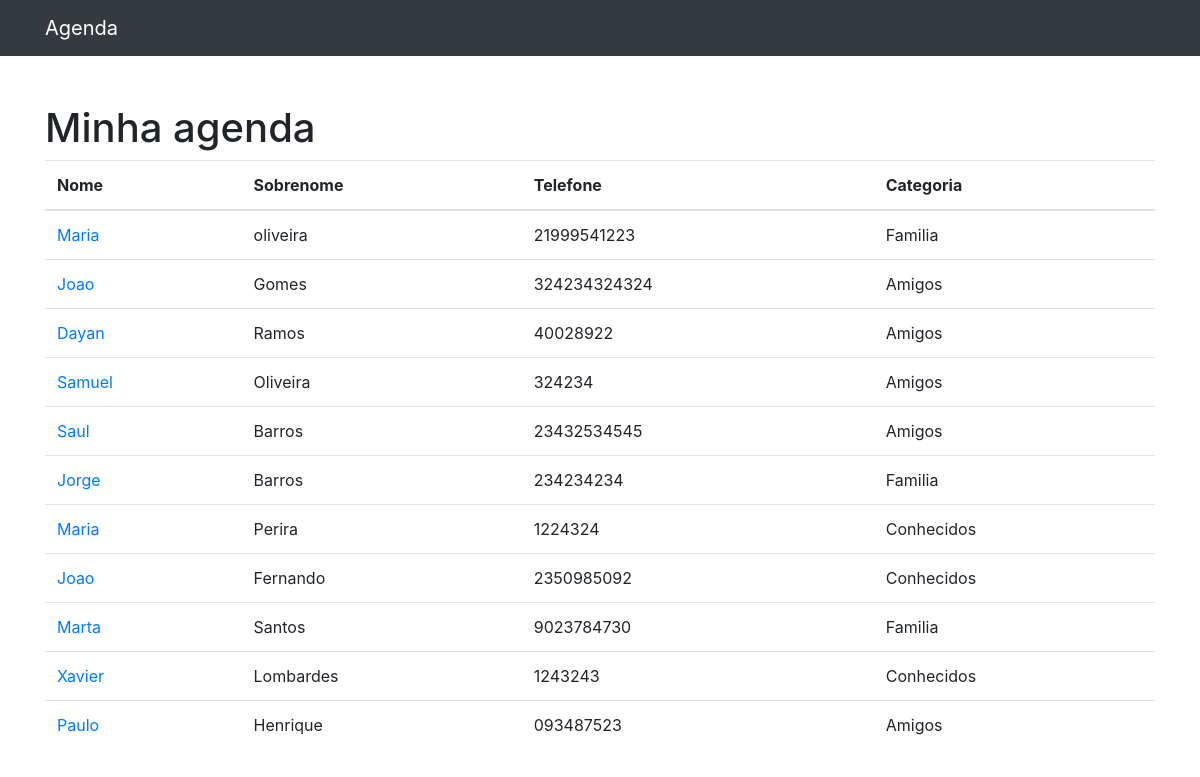
Before: / with the older database file.
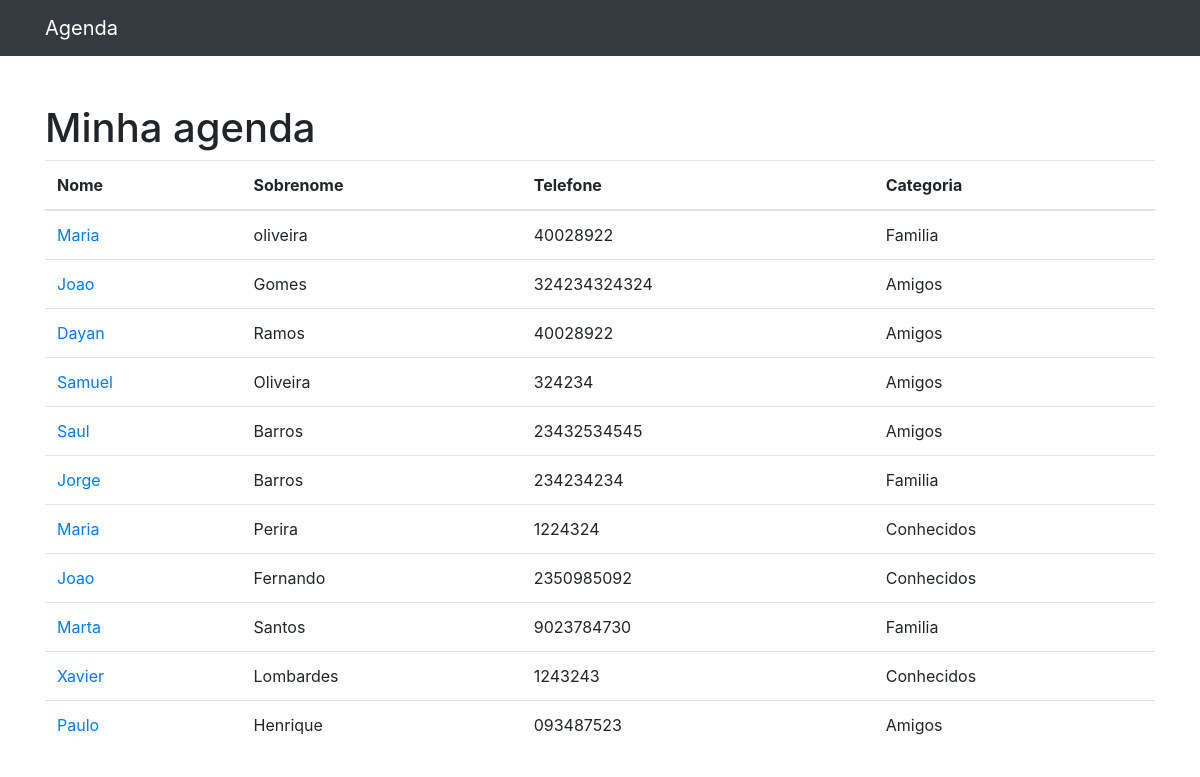
After: the same page with the newer database file.
### contatos/models.py (models this page shows, shortened)
class Contato(models.Model):
    nome = models.CharField(max_length=255)
    sobrenome = models.CharField(max_length=255, blank=True)
    telefone = models.CharField(max_length=255)
    email = models.CharField(max_length=255, blank=True)
    data_criacao = models.DateTimeField(default=timezone.now)
    descricao = models.TextField(blank=True)
    categoria = models.ForeignKey(Categoria, on_delete=models.DO_NOTHING)
    mostrar = models.BooleanField(default=True)

class Categoria(models.Model):
    nome = models.CharField(max_length=255)
    def __str__(self):
        return self.nome

### contatos/views.py (the view)
# urls.py: path('', views.index, name='index'),
def index(request):
    contatos = Contato.objects.all()
    return render(request, 'contatos/index.html', {
        'contatos': contatos
    })

### contatos/templates/contatos/index.html
{% extends 'base.html' %}
{% block conteudo %}
<h1 class="mt-5">Minha agenda</h1>
<table class="table">
    <thead>
        <tr>
            <th>Nome</th>
            <th>Sobrenome</th>
            <th>Telefone</th>
            <th>Categoria</th>
        </tr>
    </thead>
    <tbody>
        {% for contato in contatos %}
            <tr>
                <td>
                    <a href="{% url 'ver_contato' contato_id=contato.id %}">{{ contato.nome }}</a>
                </td>
                <td>{{ contato.sobrenome }}</td>
                <td>{{ contato.telefone }}</td>
                <td>{{ contato.categoria }}</td>
            </tr>
        {% endfor %}
    </tbody>
</table>
{% endblock  %}

Changed rows visible on the page:
changed Contato "oliveira": telefone "21999541223" → "40028922"
